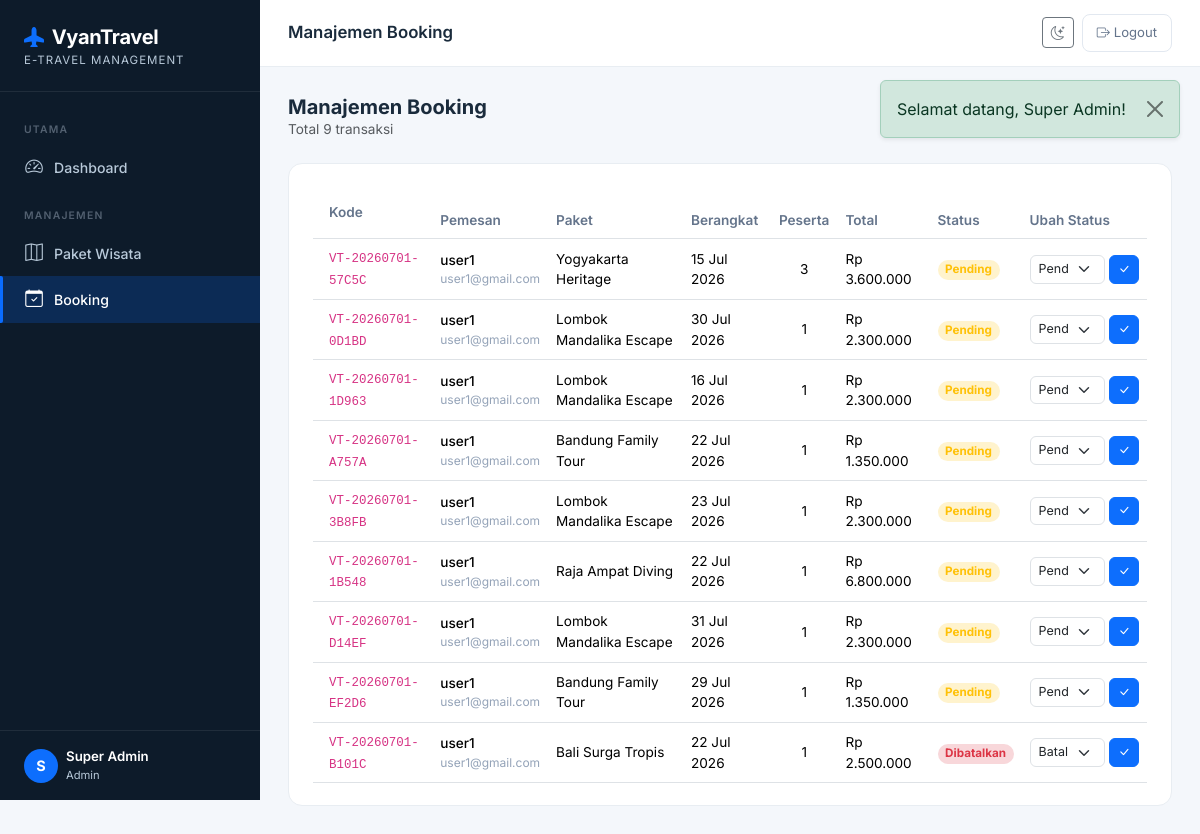
Screenshot of /admin/booking (signed in) with the database file from the repository.
### tables this page shows
CREATE TABLE `bookings` (
  `id` int(10) UNSIGNED NOT NULL,
  `kode_booking` varchar(20) NOT NULL,
  `user_id` int(10) UNSIGNED NOT NULL,
  `paket_id` int(10) UNSIGNED NOT NULL,
  `tanggal_pesan` date NOT NULL,
  `tanggal_berangkat` date NOT NULL,
  `jumlah_peserta` tinyint(3) UNSIGNED DEFAULT 1,
  `total_harga` decimal(14,2) NOT NULL,
  `status` enum('pending','dikonfirmasi','dibatalkan') DEFAULT 'pending',
  `catatan` text DEFAULT NULL,
  `pdf_path` varchar(255) DEFAULT NULL,
  `created_at` timestamp NOT NULL DEFAULT current_timestamp()
);

CREATE TABLE `users` (
  `id` int(10) UNSIGNED NOT NULL,
  `nama_lengkap` varchar(100) NOT NULL,
  `email` varchar(150) NOT NULL,
  `password` varchar(255) NOT NULL,
  `no_telp` varchar(20) DEFAULT NULL,
  `role` enum('admin','pelanggan') NOT NULL DEFAULT 'pelanggan',
  `created_at` timestamp NOT NULL DEFAULT current_timestamp(),
  `updated_at` timestamp NOT NULL DEFAULT current_timestamp() ON UPDATE current_timestamp()
);

CREATE TABLE `paket_wisata` (
  `id` int(10) UNSIGNED NOT NULL,
  `nama_paket` varchar(150) NOT NULL,
  `destinasi` varchar(150) NOT NULL,
  `harga` decimal(12,2) NOT NULL,
  `deskripsi` text DEFAULT NULL,
  `foto` varchar(255) DEFAULT NULL,
  `durasi_hari` tinyint(3) UNSIGNED DEFAULT 1,
  `kuota` smallint(5) UNSIGNED DEFAULT 10,
  `status` enum('aktif','nonaktif') DEFAULT 'aktif',
  `created_at` timestamp NOT NULL DEFAULT current_timestamp(),
  `updated_at` timestamp NOT NULL DEFAULT current_timestamp() ON UPDATE current_timestamp()
);

### app/Core/BaseController.php (called while the page is built, shortened)
<?php
    abstract class BaseController {
    protected function view(string $view, array $data = [], string $layout = 'layouts/main'): void {
        extract($data, EXTR_SKIP);
        $viewFile   = APP_PATH . '/Views/' . $view . '.php';
        require $viewFile;
    }
}

### app/Controllers/AdminController.php (called while the page is built, shortened)
<?php
require_once APP_PATH . '/Core/BaseController.php';
class AdminController extends BaseController {
    private BookingModel     $bookingModel;
    public function __construct() {
        $this->bookingModel = new BookingModel();
    }
    public function bookingIndex(): void {
        $this->view('admin/booking/index', [
            'title'    => 'Manajemen Booking',
            'bookings' => $this->bookingModel->getAll(),
        ]);
    }
}

### public/index.php (called while the page is built, shortened)
<?php
require_once ROOT_PATH . '/app/Core/Router.php';
require_once ROOT_PATH . '/app/Core/BaseController.php';
$router = new Router();
$router->get('/',          ['AuthController', 'showLogin']);
$router->get('/login',     ['AuthController', 'showLogin']);
$router->post('/login',    ['AuthController', 'login']);
$router->get('/register',  ['AuthController', 'showRegister']);
$router->post('/register', ['AuthController', 'register']);
$router->get('/logout',    ['AuthController', 'logout']);
$router->get('/admin/dashboard',                ['AdminController', 'dashboard']);
$router->get('/admin/paket',                    ['AdminController', 'paketIndex']);
$router->get('/admin/paket/create',             ['AdminController', 'paketCreate']);
$router->post('/admin/paket/store',             ['AdminController', 'paketStore']);
$router->get('/admin/paket/:id/edit',           ['AdminController', 'paketEdit']);
$router->post('/admin/paket/:id/update',        ['AdminController', 'paketUpdate']);
$router->post('/admin/paket/:id/delete',        ['AdminController', 'paketDelete']);
$router->get('/admin/booking',                  ['AdminController', 'bookingIndex']);
$router->post('/admin/booking/:id/status',      ['AdminController', 'bookingUpdateStatus']);
$router->get('/pelanggan/dashboard',            ['PelangganController', 'dashboard']);
$router->get('/pelanggan/paket',                ['PelangganController', 'paketList']);
$router->get('/pelanggan/paket/:id',            ['PelangganController', 'paketDetail']);
$router->post('/pelanggan/booking/store',       ['PelangganController', 'bookingStore']);
$router->get('/pelanggan/booking',              ['PelangganController', 'bookingList']);
$router->get('/pelanggan/booking/:id/hotel',    ['PelangganController', 'hotelOptions']);
$router->post('/pelanggan/hotel-booking/store', ['PelangganController', 'hotelBookingStore']);
$router->get('/pelanggan/booking/:id/download', ['PelangganController', 'downloadTiket']);
$router->dispatch(
    $_SERVER['REQUEST_METHOD'],
    $_SERVER['REQUEST_URI']
);

### app/Models/BookingModel.php (called while the page is built, shortened)
<?php
class BookingModel {
    private PDO $db;
    public function __construct() {
        $this->db = Database::getConnection();
    }
    public function getAll(): array {
        return $this->db->query(
            "SELECT b.*, p.nama_paket, p.destinasi, u.nama_lengkap, u.email
               FROM bookings b
               JOIN paket_wisata p ON b.paket_id = p.id
               JOIN users        u ON b.user_id  = u.id
              ORDER BY b.created_at DESC"
        )->fetchAll();
    }
}

### app/Views/admin/booking/index.php (the view, shortened to what this page needs)
<div class="d-flex justify-content-between align-items-center mb-4">
    <div>
        <h5 style="font-weight:700;color:#1A2B3C;margin:0">Manajemen Booking</h5>
        <p class="text-muted mb-0" style="font-size:.85rem">Total <?= count($bookings) ?> transaksi</p>
    </div>
</div>
<div class="stat-card">
    <div class="table-responsive">
        <table class="table table-hover align-middle mb-0" style="font-size:.85rem">
            <thead style="background:#F8FAFC">
                <tr>
                    <th class="py-3 ps-3" style="font-weight:600;color:#64748B">Kode</th>
                    <th style="font-weight:600;color:#64748B">Pemesan</th>
                    <th style="font-weight:600;color:#64748B">Paket</th>
                    <th style="font-weight:600;color:#64748B">Berangkat</th>
                    <th style="font-weight:600;color:#64748B">Peserta</th>
                    <th style="font-weight:600;color:#64748B">Total</th>
                    <th style="font-weight:600;color:#64748B">Status</th>
                    <th style="font-weight:600;color:#64748B">Ubah Status</th>
                </tr>
            </thead>
            <tbody>
            <?php if (empty($bookings)): ?>
                <tr>
                    <td colspan="8" class="text-center text-muted py-5">
                        <i class="bi bi-calendar-x" style="font-size:2rem;display:block;margin-bottom:8px"></i>
                        Belum ada data booking.
                    </td>
                </tr>
            <?php else: ?>
                <?php foreach ($bookings as $b): ?>
                <tr>
                    <td class="ps-3"><code style="font-size:.78rem"><?= htmlspecialchars($b['kode_booking']) ?></code></td>
                    <td>
                        <div style="font-weight:500"><?= htmlspecialchars($b['nama_lengkap']) ?></div>
                        <div style="font-size:.75rem;color:#94A3B8"><?= htmlspecialchars($b['email']) ?></div>
                    </td>
                    <td><?= htmlspecialchars($b['nama_paket']) ?></td>
                    <td><?= date('d M Y', strtotime($b['tanggal_berangkat'])) ?></td>
                    <td class="text-center"><?= $b['jumlah_peserta'] ?></td>
                    <td>Rp <?= number_format($b['total_harga'], 0, ',', '.') ?></td>
                    <td>
                        <?php $sc = ['pending'=>'warning','dikonfirmasi'=>'success','dibatalkan'=>'danger'][$b['status']] ?? 'secondary' ?>
                        <span class="badge bg-<?= $sc ?>-subtle text-<?= $sc ?> rounded-pill" style="font-size:.73rem">
                            <?= ucfirst($b['status']) ?>
                        </span>
                    </td>
                    <td>
                        <form action="<?= BASE_URL ?>/admin/booking/<?= $b['id'] ?>/status" method="POST" class="d-flex gap-1">
                            <select name="status" class="form-select form-select-sm rounded-2" style="font-size:.78rem;max-width:130px">
                                <option value="pending"       <?= $b['status']==='pending'       ? 'selected':'' ?>>Pending</option>
                                <option value="dibatalkan"    <?= $b['status']==='dibatalkan'    ? 'selected':'' ?>>Batalkan</option>
                            </select>
                            <button type="submit" class="btn btn-sm btn-primary rounded-2" style="font-size:.75rem">
                                <i class="bi bi-check-lg"></i>
                            </button>
                        </form>
                    </td>
                </tr>
                <?php endforeach; ?>
            <?php endif; ?>
            </tbody>
        </table>
    </div>
</div>

### app/Core/Router.php (shortened to what this page needs)
<?php
class Router {
    private array $routes = [];
    public function get(string $path, array $handler): void {
        $this->routes['GET'][$path] = $handler;
    }
    public function post(string $path, array $handler): void {
        $this->routes['POST'][$path] = $handler;
    }
    public function dispatch(string $method, string $uri): void {
        $uri = strtok($uri, '?');
        $uri = urldecode($uri);
        $base = rtrim(dirname($_SERVER['SCRIPT_NAME']), '/');
        $uri  = '/' . ltrim(substr($uri, strlen($base)), '/');
        $uri  = ($uri === '') ? '/' : $uri;
        $routes = $this->routes[$method] ?? [];
        foreach ($routes as $route => $handler) {
            $pattern = preg_replace('#:([a-zA-Z0-9_]+)#', '(?P<$1>[^/]+)', $route);
            $pattern = '#^' . $pattern . '$#';
            if (preg_match($pattern, $uri, $matches)) {
                [$controllerClass, $methodName] = $handler;
                $params = array_filter($matches, 'is_string', ARRAY_FILTER_USE_KEY);
                $ctrl   = new $controllerClass();
                $ctrl->$methodName(...array_values($params));
                return;
            }
        }
    }
}

### app/Views/layouts/main.php (style rules this page uses)
:root { --vt-primary: #0A6CFF; --vt-primary-d: #0052CC; --vt-accent: #FF6B35; --vt-sidebar-w: 260px; --vt-sidebar-bg:#0D1B2A; --vt-sidebar-txt:#B8C9D9; --vt-sidebar-active:#0A6CFF; }
* { box-sizing: border-box; }
body { font-family: 'Inter', sans-serif; background: #F4F7FB; color: #1A2B3C; min-height: 100vh; }
.table-responsive { overflow-x: auto; -webkit-overflow-scrolling: touch; }
@media (min-width: 992px) { .form-select, .form-control { min-height: auto; } }
@media (min-width: 992px) { .btn { min-height: auto; } }
.stat-card { background: #fff; border-radius: 14px; padding: 22px 24px; border: 1px solid #E8EDF2; position: relative; overflow: hidden; }
.stat-card code { font-size: .85rem; }

### rows the page displays
bookings: kode_booking "VT-20260701-57C5C", user.nama_lengkap "user1", user.email "user1@gmail.com", paket.nama_paket "Yogyakarta Heritage", tanggal_berangkat "15 Jul 2026", jumlah_peserta "3", total_harga "3.600.000", status "Pending"
bookings: kode_booking "VT-20260701-0D1BD", user.nama_lengkap "user1", user.email "user1@gmail.com", paket.nama_paket "Lombok Mandalika Escape", tanggal_berangkat "30 Jul 2026", jumlah_peserta "1", total_harga "2.300.000", status "Pending"
bookings: kode_booking "VT-20260701-1D963", user.nama_lengkap "user1", user.email "user1@gmail.com", paket.nama_paket "Lombok Mandalika Escape", tanggal_berangkat "16 Jul 2026", jumlah_peserta "1", total_harga "2.300.000", status "Pending"
bookings: kode_booking "VT-20260701-A757A", user.nama_lengkap "user1", user.email "user1@gmail.com", paket.nama_paket "Bandung Family Tour", tanggal_berangkat "22 Jul 2026", jumlah_peserta "1", total_harga "1.350.000", status "Pending"
bookings: kode_booking "VT-20260701-3B8FB", user.nama_lengkap "user1", user.email "user1@gmail.com", paket.nama_paket "Lombok Mandalika Escape", tanggal_berangkat "23 Jul 2026", jumlah_peserta "1", total_harga "2.300.000", status "Pending"
bookings: kode_booking "VT-20260701-1B548", user.nama_lengkap "user1", user.email "user1@gmail.com", paket.nama_paket "Raja Ampat Diving", tanggal_berangkat "22 Jul 2026", jumlah_peserta "1", total_harga "6.800.000", status "Pending"
bookings: kode_booking "VT-20260701-D14EF", user.nama_lengkap "user1", user.email "user1@gmail.com", paket.nama_paket "Lombok Mandalika Escape", tanggal_berangkat "31 Jul 2026", jumlah_peserta "1", total_harga "2.300.000", status "Pending"
bookings: kode_booking "VT-20260701-EF2D6", user.nama_lengkap "user1", user.email "user1@gmail.com", paket.nama_paket "Bandung Family Tour", tanggal_berangkat "29 Jul 2026", jumlah_peserta "1", total_harga "1.350.000", status "Pending"
bookings: kode_booking "VT-20260701-B101C", user.nama_lengkap "user1", user.email "user1@gmail.com", paket.nama_paket "Bali Surga Tropis", tanggal_berangkat "22 Jul 2026", jumlah_peserta "1", total_harga "2.500.000", status "Dibatalkan", status "Batalkan"
